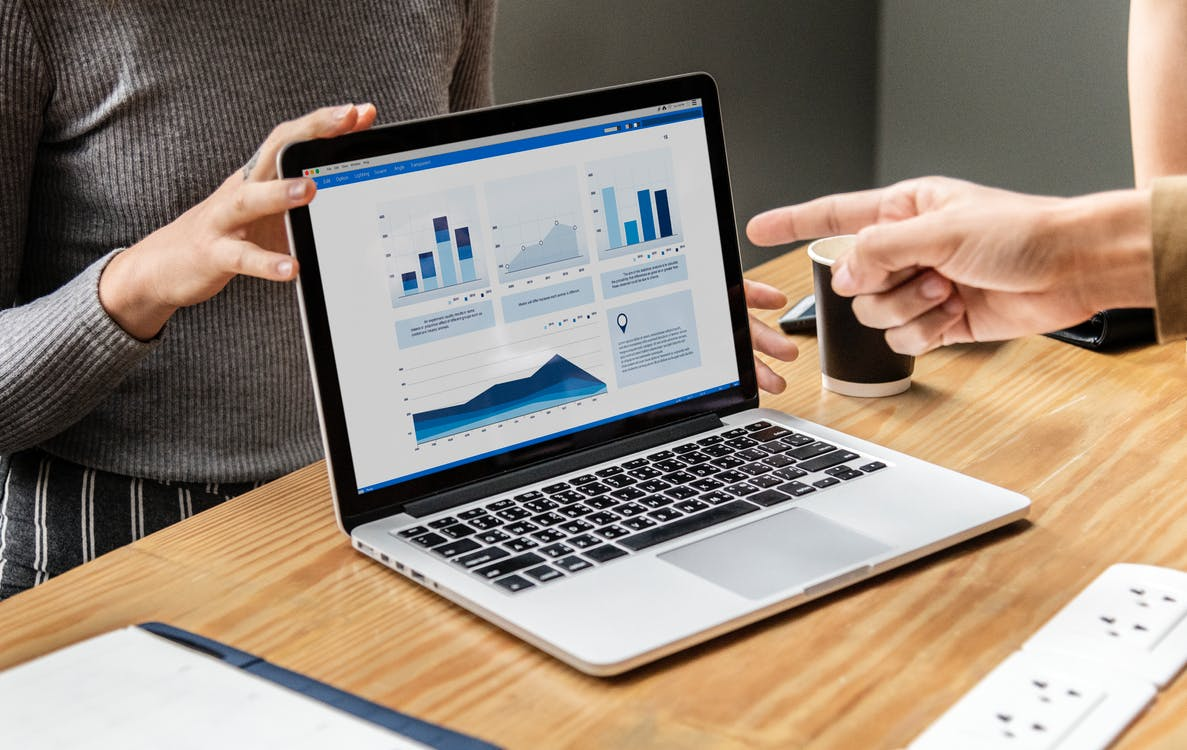
#> input picture assets/notebooks/vision_notebooks/images/00_photo1.jpeg, 1187 x 750 px
$ jupyter execute 00_image_practice1.ipynb
#> lines starting #> are read from the running program, lines starting #| are printed output that depends on the picture
[cell 1]
import numpy as np
import matplotlib.pyplot as plt
from imageio import imread, imwrite
import cv2

[cell 2]
def plot_image(img):
    plt.imshow(img, cmap = 'gray', vmin=0, vmax=255)
    plt.title(''), plt.xticks([]), plt.yticks([])

def plot_image_and_hist(img):
    plt.subplot(121)
    plt.imshow(img, cmap = 'gray', vmin=0, vmax=255)
    plt.title(''), plt.xticks([]), plt.yticks([])

    plt.subplot(122)
    plt.hist(img.ravel(),256,[0,256]); plt.show()

def plot_hist_and_cum(img):
    hist = np.histogram(img, bins=np.arange(256))
    fig, ax1 = plt.subplots()
    #ax1.fill_between(hist[1][1:], 0, hist[0])
    ax1.bar(hist[1][1:], hist[0])
    ax2 = ax1.twinx()
    ax2.plot(hist[1][1:], np.cumsum(hist[0]), color='red')

def linearTrans(img, alpha, beta, dmin=0, dmax=255):
    return np.uint8(np.clip(alpha*img + beta, dmin, dmax-1))

def linearGradient(img, dmin=0, dmax=255):
    pattern = np.transpose(np.array([np.arange(img.shape[0])]).repeat(img.shape[1],0)/img.shape[0])
    pattern = np.flip(pattern)
    return np.uint8(np.clip(pattern*img, dmin, dmax-1))

def blend(img1, img2, alpha, dmin=0, dmax=255):
    return np.uint8(np.clip((1.0-alpha)*img1 + alpha*img2, dmin, dmax-1))

def linearBlend(img1, img2, dmin=0, dmax=255):
    pattern = np.array([np.arange(img1.shape[1])]).repeat(img1.shape[0],0)/img1.shape[1]
    return np.uint8(np.clip((-pattern+1)*img1 + pattern*img2, dmin, dmax-1))

def gammaCorrection(img, gamma, dmin=0, dmax=255):
    return np.uint8(np.clip(((img/dmax)**(1.0/gamma))*dmax, dmin, dmax-1))

def negative(img, dmin=0, dmax=255):
    return np.uint8(np.clip(-img+dmax, dmin, dmax-1))

[cell 3]
img = imread('images/00_photo1.jpeg')
#> img is the input picture: shape (750, 1187, 3); mean R, G, B 150.1, 135.6, 121.8
plt.imshow(img)

[cell 4]
img[:,:,0] = np.clip(0.5*img[:,:,0]+80, 0.0, 255.0).astype(np.uint8)
plot_image_and_hist(img[:,:,0])

[cell 5]
img[:,:,1] = np.clip(0.3*img[:,:,1]+120, 0.0, 255.0).astype(np.uint8)
#> img: shape (750, 1187, 3)
plot_image_and_hist(img[:,:,1])
#> in plot_image_and_hist (call 2), `plt.hist(img.ravel(), 256, [0, 256])`:
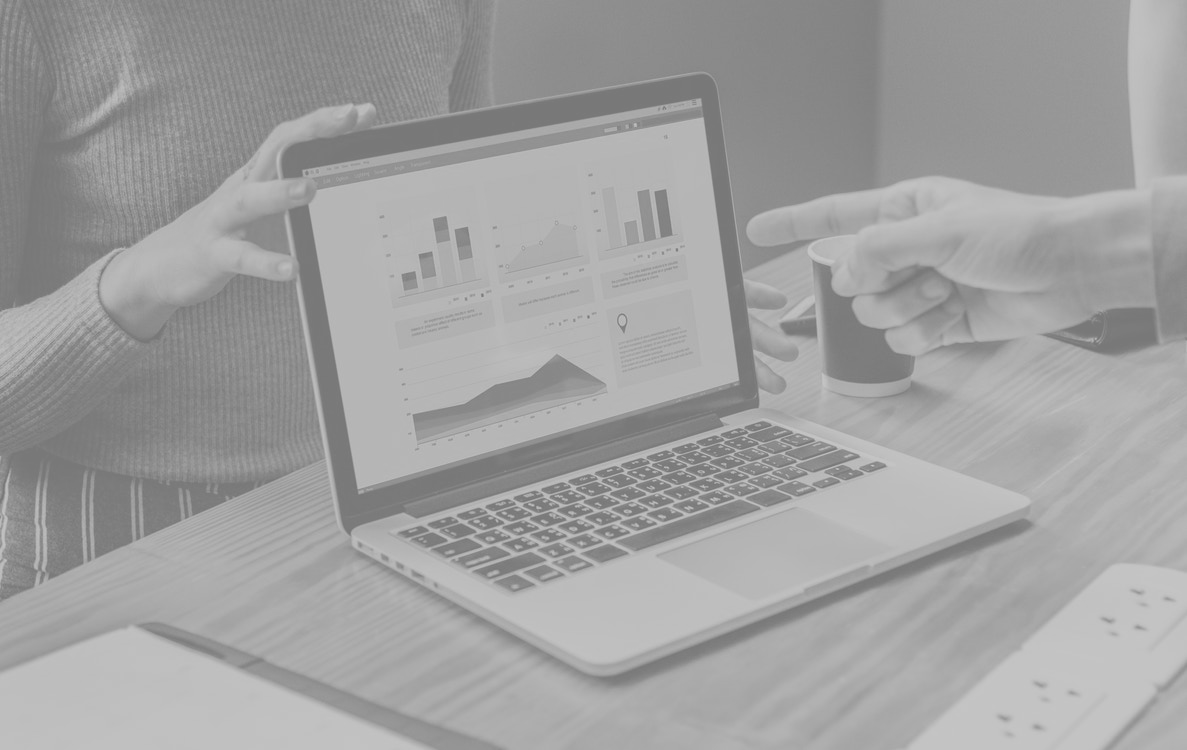
#> img: shape (750, 1187); min 120, max 196, mean 160.2

[cell 6]
img[:,:,2] = np.clip(0.7*img[:,:,2]+20, 0.0, 255.0).astype(np.uint8)
#> img: shape (750, 1187, 3)
plot_image_and_hist(img[:,:,2])
#> in plot_image_and_hist (call 3), `plt.hist(img.ravel(), 256, [0, 256])`:
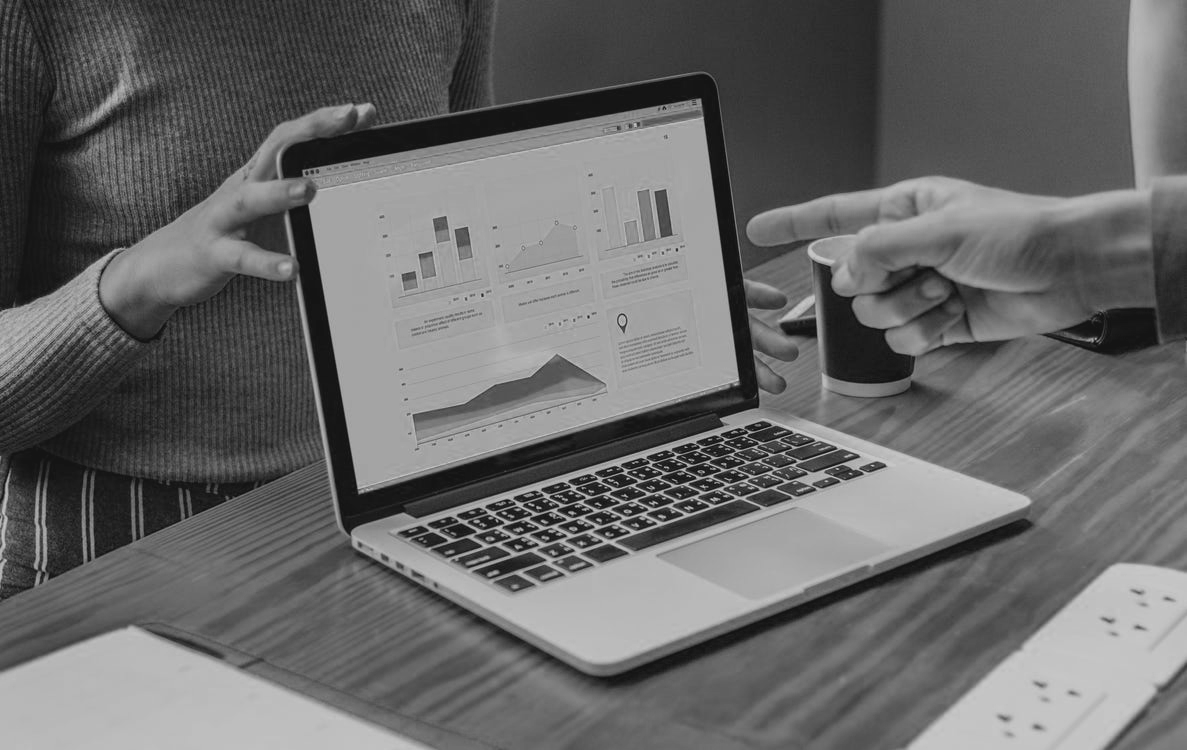
#> img: shape (750, 1187); min 20, max 198, mean 104.8

[cell 7]
plt.imshow(img)

[cell 8]
img.shape
#> Out = (750, 1187, 3)

[cell 9]
noise = np.random.rand(img.shape[0], img.shape[1])>0.995
noise1 = np.array([noise, noise, noise])
noise2 = np.swapaxes(noise1,0,2)
noise3 = np.swapaxes(noise2,0,1)
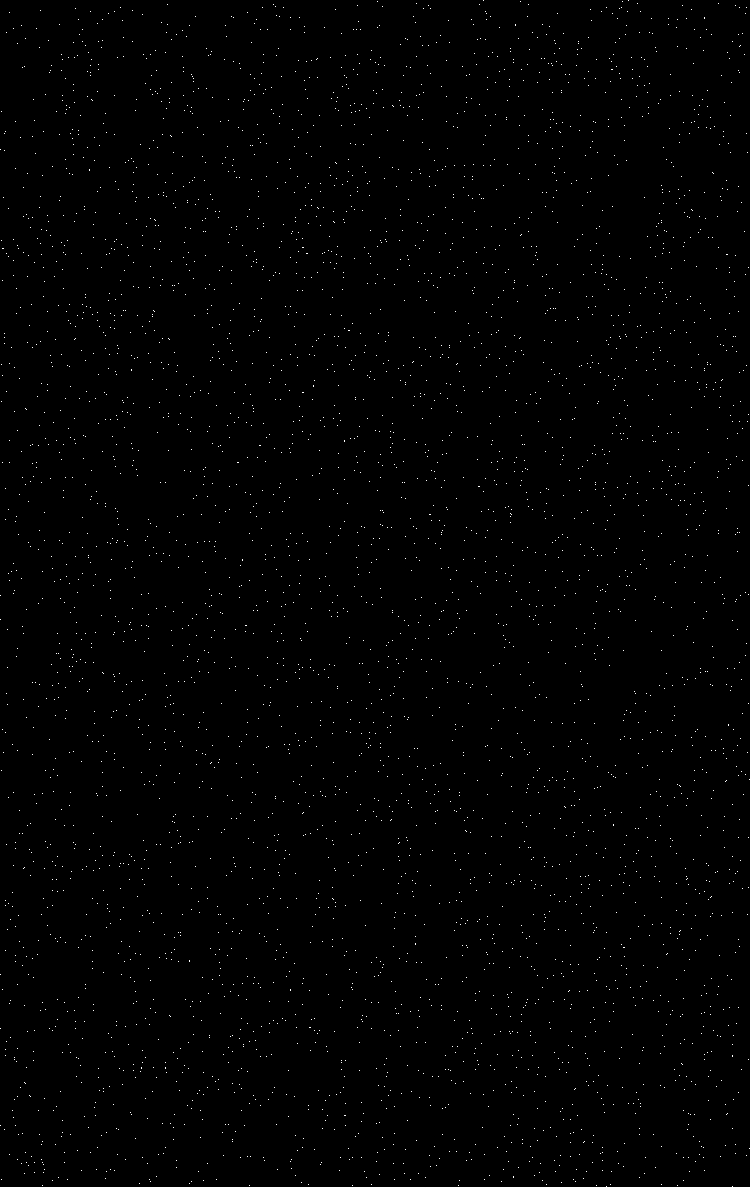
#> noise2: shape (1187, 750, 3) bool; 0.5% white in thin lines or dots
img[noise3] = 0
#> img: shape (750, 1187, 3)

[cell 10]
noise = np.random.rand(img.shape[0], img.shape[1])>0.995
noise1 = np.array([noise, noise, noise])
noise2 = np.swapaxes(noise1,0,2)
noise3 = np.swapaxes(noise2,0,1)
#> noise2: shape (1187, 750, 3) bool; 0.5% white in thin lines or dots
img[noise3] = 255
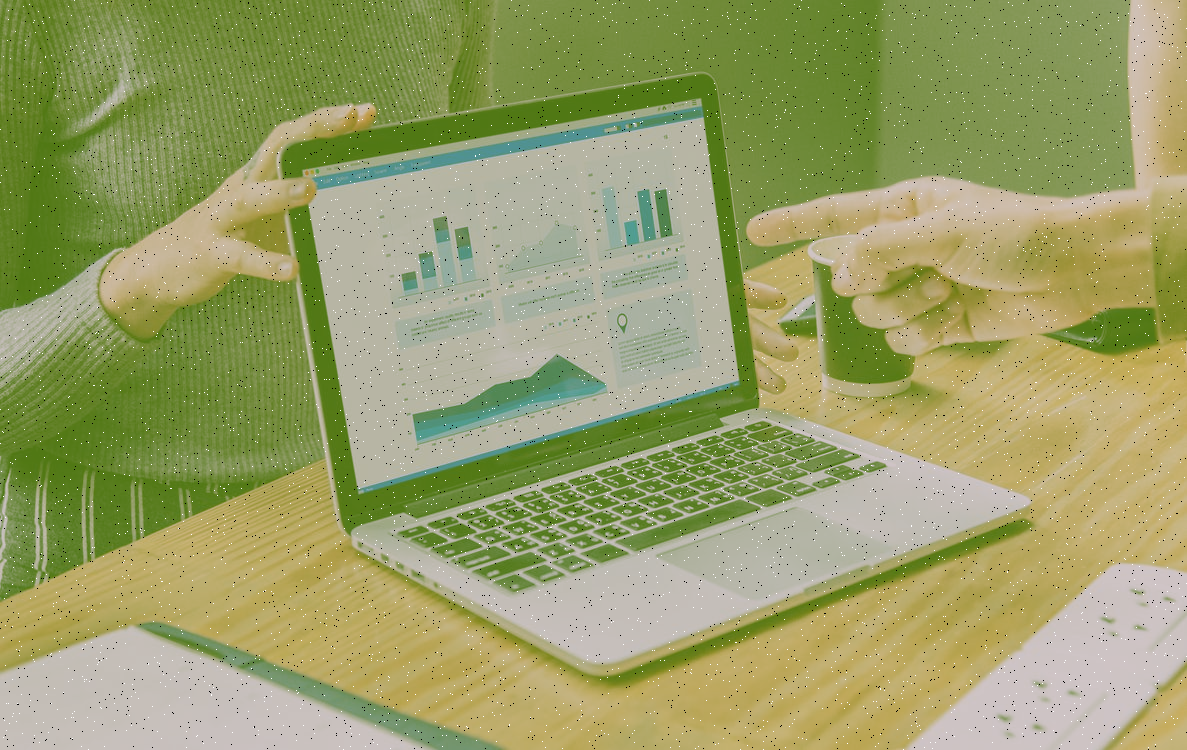
#> img: shape (750, 1187, 3); mean R, G, B 154.5, 159.9, 105

[cell 11]
plt.imshow(img)

[cell 12]
imwrite('images/00_photo2.jpeg', img)

[cell 13]
img = imread('images/00_photo2.jpeg')
plt.imshow(img)

[cell 14]
plot_image_and_hist(img[:,:,0])

[cell 15]
plot_image_and_hist(img[:,:,1])
#> in plot_image_and_hist (call 5), `plt.hist(img.ravel(), 256, [0, 256])`:
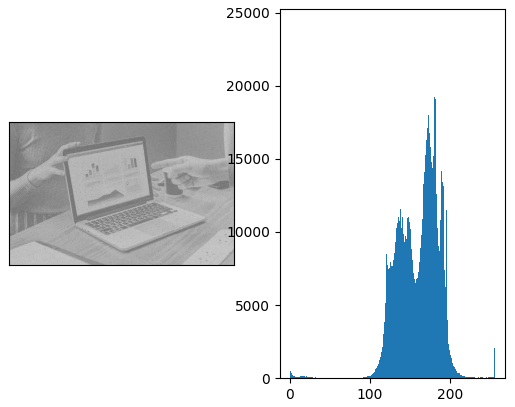
#> figure drawn by matplotlib, 2 panels; panel 2: tallest bar 24066 high, from x = 182 to 183

[cell 16]
plot_image_and_hist(img[:,:,2])
#> in plot_image_and_hist (call 6), `plt.hist(img.ravel(), 256, [0, 256])`:
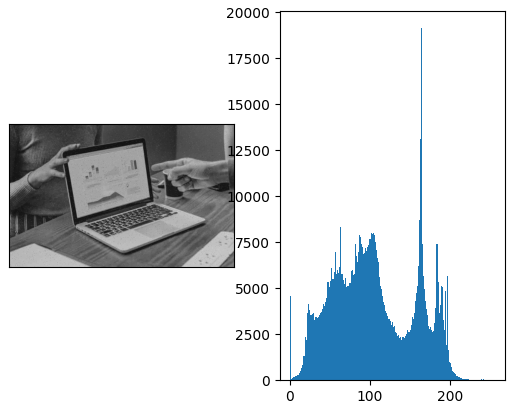
#> figure drawn by matplotlib, 2 panels; panel 2: tallest bar 19121 high, from x = 164 to 165

$ run again, with assets/notebooks/vision_notebooks/images/1_YUV.png saved as assets/notebooks/vision_notebooks/images/00_photo1.jpeg
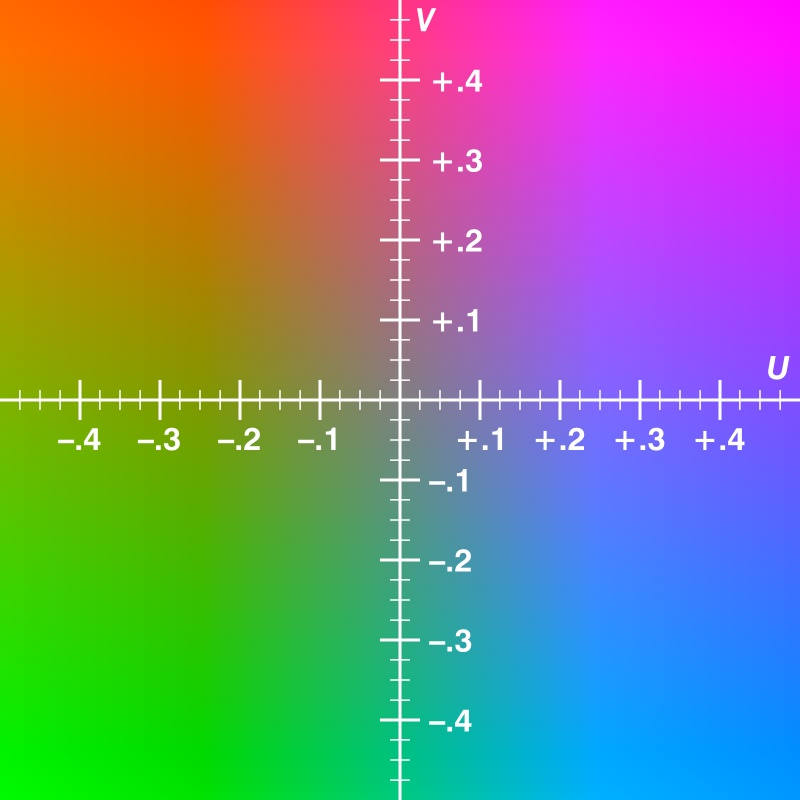
#> input picture assets/notebooks/vision_notebooks/images/1_YUV.png, 800 x 800 px
#> img is the input picture: shape (800, 800, 3); mean R, G, B 130, 130.1, 129.7
#> `noise3 = np.swapaxes(noise2,0,1)`:
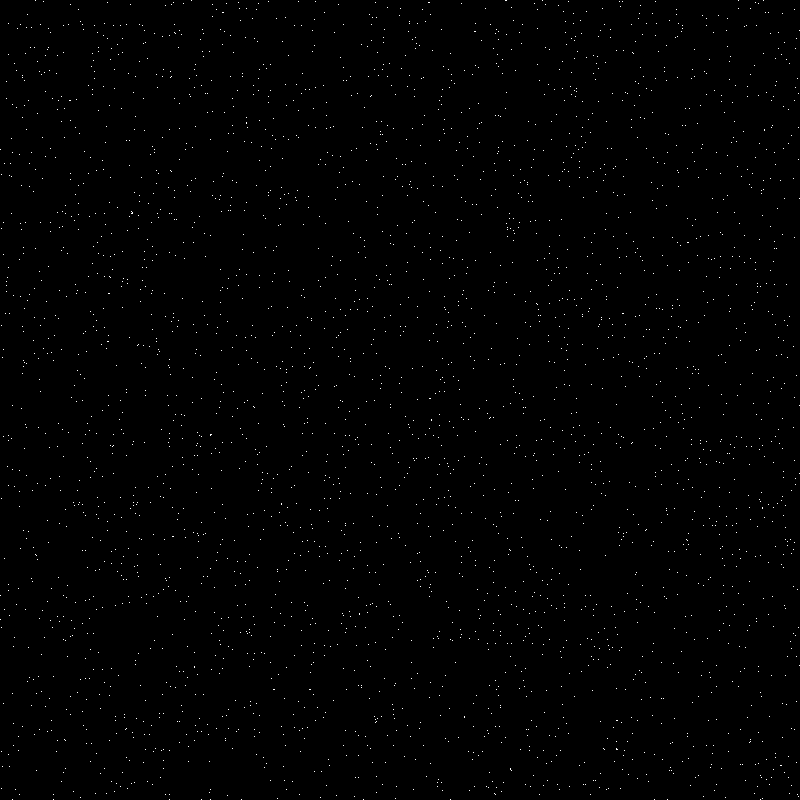
#> noise2: shape (800, 800, 3) bool; 0.51% white in thin lines or dots
#> in plot_image_and_hist (call 6), `plt.hist(img.ravel(), 256, [0, 256])`:
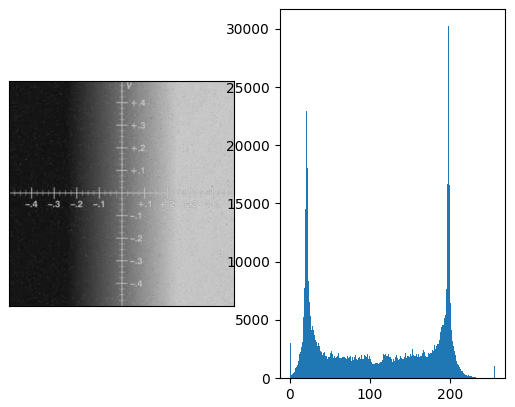
#> figure drawn by matplotlib, 2 panels; panel 2: tallest bar 30223 high, from x = 198 to 199
